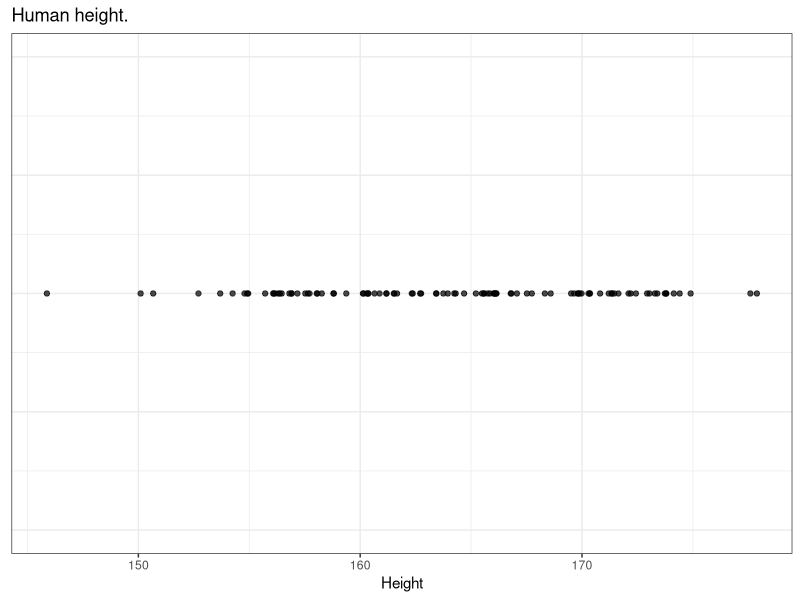
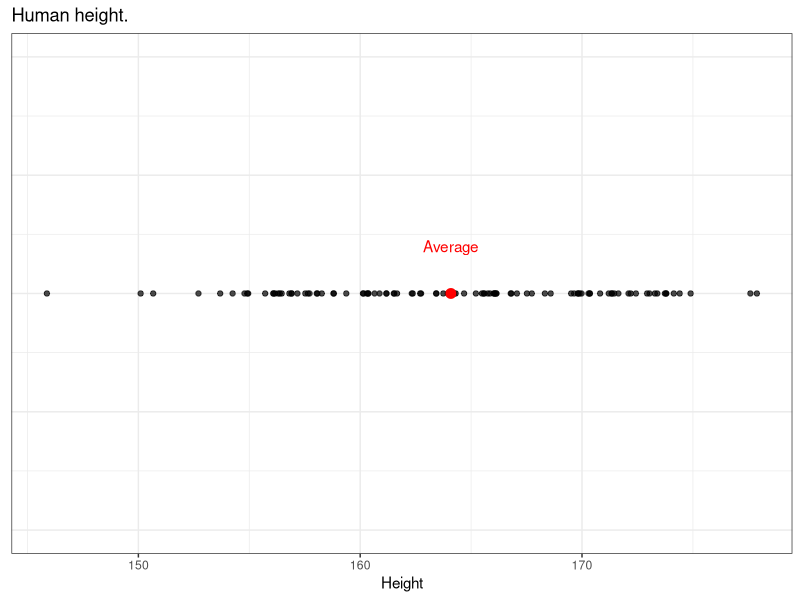

Generate these figures, in order, with R:
## ---- chunk 1
options(htmltools.dir.version = FALSE)
library(tidyverse)
theme_set(theme_bw())

knitr::opts_chunk$set(
  tidy = TRUE, 
  echo = FALSE
)

## ---- chunk 2

set.seed(3)
height <- rnorm(100, 164, sd = 8)
av <- mean(height)
dat <- data.frame(Height = height, y= 1)
ggplot(data = NULL) + geom_point(aes(Height, y), data = dat, alpha = I(0.7)) + ggtitle("Human height.") +  theme(axis.title.y=element_blank(), axis.text.y=element_blank(), axis.ticks.y=element_blank()) + ylim(c(0.95, 1.05))

## ---- chunk 3

set.seed(3)
height <- rnorm(100, 164, sd = 8)
av <- mean(height)
dat <- data.frame(Height = height, y= 1)
ggplot(data = NULL) + geom_point(aes(Height, y), data = dat, alpha = I(0.7)) + ggtitle("Human height.") + geom_point(aes(x = av, y = 1), color = I("red"), size = I(3)) +  theme(axis.title.y=element_blank(), axis.text.y=element_blank(), axis.ticks.y=element_blank()) + geom_text(aes(x = av, y= 1.01, label = "Average"), color = I("red")) + ylim(c(0.95, 1.05))

